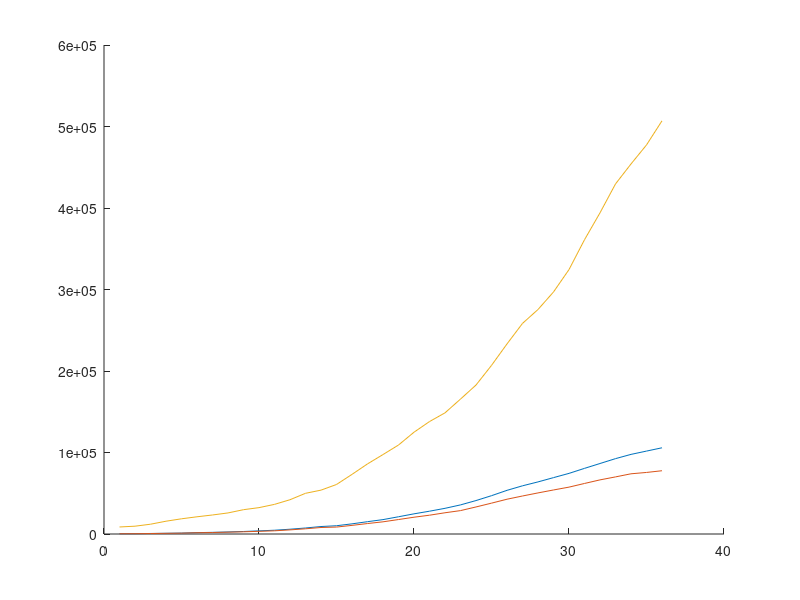
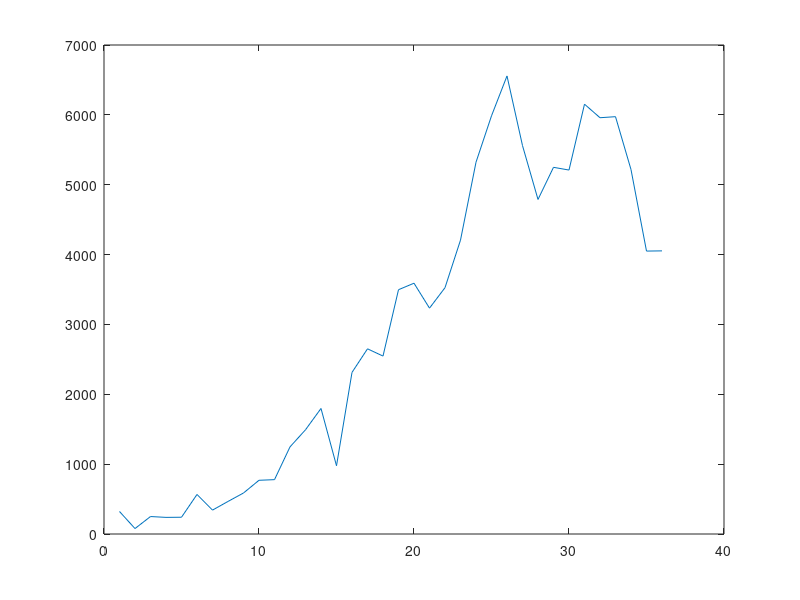

The MATLAB source for these figures, in order:
%% Clear the workspace.
clear;

%% Load the Datamatrix.
load("daticovid.mat");

%% Plot stuff.
hold on;
plot(Datamatrix(:, 1));
plot(Datamatrix(:, 2));
plot(Datamatrix(:, 6));

%% Calculate stuff.
last_row = Datamatrix(end, :);
percent = last_row(1) ./ last_row(6);


figure;
total_cases = Datamatrix(:, 1);
new_cases = zeros(36, 1);
new_cases(1) = total_cases(1);
for n = 2:36
    new_cases(n) = total_cases(n) - total_cases(n - 1);
end
plot(new_cases)
